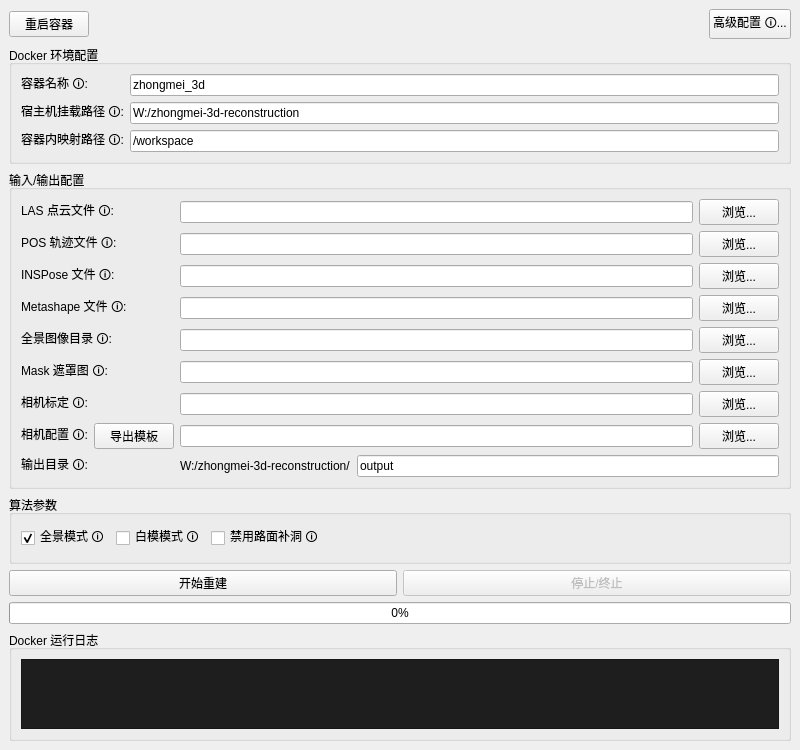
<?xml version="1.0" encoding="UTF-8"?>
<ui version="4.0">
 <class>MainWindow</class>
 <widget class="QMainWindow" name="MainWindow">
  <property name="geometry">
   <rect>
    <x>0</x>
    <y>0</y>
    <width>800</width>
    <height>600</height>
   </rect>
  </property>
  <property name="windowTitle">
   <string>中煤航测3D街道重建客户端</string>
  </property>
  <widget class="QWidget" name="centralwidget">
   <layout class="QVBoxLayout" name="verticalLayout">
    <item>
     <layout class="QHBoxLayout" name="horizontalLayoutTopConfig">
      <item>
       <widget class="QPushButton" name="btnRestartDocker">
        <property name="text">
         <string>重启容器</string>
        </property>
        <property name="toolTip">
         <string>重启后台 Docker 容器 (docker restart)</string>
        </property>
       </widget>
      </item>
      <item>
       <spacer name="horizontalSpacerTop">
        <property name="orientation">
         <enum>Qt::Horizontal</enum>
        </property>
        <property name="sizeHint" stdset="0">
         <size>
          <width>40</width>
          <height>20</height>
         </size>
        </property>
       </spacer>
      </item>
      <item>
       <widget class="QPushButton" name="btnConfig">
        <property name="text">
         <string>高级配置 🛈...</string>
        </property>
        <property name="toolTip">
         <string>修改 config.yaml 高级算法参数</string>
        </property>
       </widget>
      </item>
     </layout>
    </item>
    <item>
     <widget class="QGroupBox" name="groupBoxDocker">
      <property name="title">
       <string>Docker 环境配置</string>
      </property>
      <layout class="QGridLayout" name="gridLayoutDocker">
       <item row="0" column="0">
        <widget class="QLabel" name="labelContainerName">
         <property name="toolTip">
          <string>运行3D重建算法的Docker容器名称</string>
         </property>
         <property name="text">
          <string>容器名称 🛈:</string>
         </property>
        </widget>
       </item>
       <item row="0" column="1">
        <widget class="QLineEdit" name="lineEditContainerName">
         <property name="toolTip">
          <string>运行3D重建算法的Docker容器名称</string>
         </property>
         <property name="text">
          <string>zhongmei_3d</string>
         </property>
        </widget>
       </item>
       <item row="1" column="0">
        <widget class="QLabel" name="labelHostPath">
         <property name="toolTip">
          <string>宿主机上挂载到容器的物理路径根目录（如 W:/zhongmei-3d-reconstruction）。用于将 Windows 路径自动转换为容器内路径</string>
         </property>
         <property name="text">
          <string>宿主机挂载路径 🛈:</string>
         </property>
        </widget>
       </item>
       <item row="1" column="1">
        <widget class="QLineEdit" name="lineEditHostPath">
         <property name="toolTip">
          <string>宿主机上挂载到容器的物理路径根目录（如 W:/zhongmei-3d-reconstruction）。用于将 Windows 路径自动转换为容器内路径</string>
         </property>
         <property name="text">
          <string>W:/zhongmei-3d-reconstruction</string>
         </property>
        </widget>
       </item>
       <item row="2" column="0">
        <widget class="QLabel" name="labelContainerPath">
         <property name="toolTip">
          <string>Docker 容器内对应的挂载点路径（通常为 /workspace）</string>
         </property>
         <property name="text">
          <string>容器内映射路径 🛈:</string>
         </property>
        </widget>
       </item>
       <item row="2" column="1">
        <widget class="QLineEdit" name="lineEditContainerPath">
         <property name="toolTip">
          <string>Docker 容器内对应的挂载点路径（通常为 /workspace）</string>
         </property>
         <property name="text">
          <string>/workspace</string>
         </property>
        </widget>
       </item>
      </layout>
     </widget>
    </item>
    <item>
     <widget class="QGroupBox" name="groupBoxInput">
      <property name="title">
       <string>输入/输出配置</string>
      </property>
      <layout class="QGridLayout" name="gridLayout">
       <item row="0" column="0">
        <widget class="QLabel" name="labelLas">
         <property name="toolTip">
          <string>点云文件 .las，三维重建基础几何模型</string>
         </property>
         <property name="text">
          <string>LAS 点云文件 🛈:</string>
         </property>
        </widget>
       </item>
       <item row="0" column="1">
        <widget class="QLineEdit" name="lineEditLas">
         <property name="toolTip">
          <string>点云文件 .las，三维重建基础几何模型</string>
         </property>
        </widget>
       </item>
       <item row="0" column="2">
        <widget class="QPushButton" name="btnBrowseLas">
         <property name="text">
          <string>浏览...</string>
         </property>
        </widget>
       </item>
       <item row="1" column="0">
        <widget class="QLabel" name="labelPos">
         <property name="toolTip">
          <string>轨迹位姿文件 imgpost.txt (多目模式) 或 posl.txt (全景模式)</string>
         </property>
         <property name="text">
          <string>POS 轨迹文件 🛈:</string>
         </property>
        </widget>
       </item>
       <item row="1" column="1">
        <widget class="QLineEdit" name="lineEditPos">
         <property name="toolTip">
          <string>轨迹位姿文件 imgpost.txt (多目模式) 或 posl.txt (全景模式)</string>
         </property>
        </widget>
       </item>
       <item row="1" column="2">
        <widget class="QPushButton" name="btnBrowsePos">
         <property name="text">
          <string>浏览...</string>
         </property>
        </widget>
       </item>
       <item row="2" column="0">
        <widget class="QLabel" name="labelInspose">
         <property name="toolTip">
          <string>INSPose.dd 位姿数据文件的路径 (全景模式纹理贴图必填)</string>
         </property>
         <property name="text">
          <string>INSPose 文件 🛈:</string>
         </property>
        </widget>
       </item>
       <item row="2" column="1">
        <widget class="QLineEdit" name="lineEditInspose">
         <property name="toolTip">
          <string>INSPose.dd 位姿数据文件的路径 (全景模式纹理贴图必填)</string>
         </property>
        </widget>
       </item>
       <item row="2" column="2">
        <widget class="QPushButton" name="btnBrowseInspose">
         <property name="text">
          <string>浏览...</string>
         </property>
        </widget>
       </item>
       <item row="3" column="0">
        <widget class="QLabel" name="labelMetashape">
         <property name="toolTip">
          <string>Metashape.txt 相机位置文件的路径 (全景模式纹理贴图必填)</string>
         </property>
         <property name="text">
          <string>Metashape 文件 🛈:</string>
         </property>
        </widget>
       </item>
       <item row="3" column="1">
        <widget class="QLineEdit" name="lineEditMetashape">
         <property name="toolTip">
          <string>Metashape.txt 相机位置文件的路径 (全景模式纹理贴图必填)</string>
         </property>
        </widget>
       </item>
       <item row="3" column="2">
        <widget class="QPushButton" name="btnBrowseMetashape">
         <property name="text">
          <string>浏览...</string>
         </property>
        </widget>
       </item>
       <item row="4" column="0">
        <widget class="QLabel" name="labelImageDir">
         <property name="toolTip">
          <string>存放全景图像的目录路径 (全景模式纹理贴图必填)</string>
         </property>
         <property name="text">
          <string>全景图像目录 🛈:</string>
         </property>
        </widget>
       </item>
       <item row="4" column="1">
        <widget class="QLineEdit" name="lineEditImageDir">
         <property name="toolTip">
          <string>存放全景图像的目录路径 (全景模式纹理贴图必填)</string>
         </property>
        </widget>
       </item>
       <item row="4" column="2">
        <widget class="QPushButton" name="btnBrowseImageDir">
         <property name="text">
          <string>浏览...</string>
         </property>
        </widget>
       </item>
       <item row="5" column="0">
        <widget class="QLabel" name="labelMask">
         <property name="toolTip">
          <string>mask.png 底部遮罩图的路径 (全景模式可选)</string>
         </property>
         <property name="text">
          <string>Mask 遮罩图 🛈:</string>
         </property>
        </widget>
       </item>
       <item row="5" column="1">
        <widget class="QLineEdit" name="lineEditMask">
         <property name="toolTip">
          <string>mask.png 底部遮罩图的路径 (全景模式可选)</string>
         </property>
        </widget>
       </item>
       <item row="5" column="2">
        <widget class="QPushButton" name="btnBrowseMask">
         <property name="text">
          <string>浏览...</string>
         </property>
        </widget>
       </item>
       <item row="6" column="0">
        <widget class="QLabel" name="labelIni">
         <property name="toolTip">
          <string>相机标定文件 .ini，读取多目相机的内参及杆臂外参 (仅多目模式需提供)</string>
         </property>
         <property name="text">
          <string>相机标定 🛈:</string>
         </property>
        </widget>
       </item>
       <item row="6" column="1">
        <widget class="QLineEdit" name="lineEditIni">
         <property name="toolTip">
          <string>相机标定文件 .ini，读取多目相机的内参及杆臂外参 (仅多目模式需提供)</string>
         </property>
        </widget>
       </item>
       <item row="6" column="2">
        <widget class="QPushButton" name="btnBrowseIni">
         <property name="text">
          <string>浏览...</string>
         </property>
        </widget>
       </item>
       <item row="7" column="0">
        <layout class="QHBoxLayout" name="horizontalLayoutConfig">
         <item>
          <widget class="QLabel" name="labelConfig">
           <property name="toolTip">
            <string>相机配置 JSON 文件 .json，绑定各相机的图像目录与位姿记录 (仅多目模式需提供)。
点击右侧【导出模板】按钮可生成一份标准的配置文件及字段说明。</string>
           </property>
           <property name="text">
            <string>相机配置 🛈:</string>
           </property>
          </widget>
         </item>
         <item>
          <widget class="QPushButton" name="btnExportConfigTemplate">
           <property name="toolTip">
            <string>导出相机配置的示例模板 JSON 文件</string>
           </property>
           <property name="text">
            <string>导出模板</string>
           </property>
          </widget>
         </item>
        </layout>
       </item>
       <item row="7" column="1">
        <widget class="QLineEdit" name="lineEditConfig">
           <property name="toolTip">
            <string>相机配置 JSON 文件 .json，绑定各相机的图像目录与位姿记录 (仅多目模式需提供)。
点击左侧【导出模板】按钮可生成一份标准的配置文件及字段说明。</string>
           </property>
        </widget>
       </item>
       <item row="7" column="2">
        <widget class="QPushButton" name="btnBrowseConfig">
         <property name="text">
          <string>浏览...</string>
         </property>
        </widget>
       </item>
       <item row="8" column="0">
        <widget class="QLabel" name="labelOut">
         <property name="toolTip">
          <string>基于宿主机挂载路径的相对输出子目录。实际将保存在: 挂载目录/输出子目录 下</string>
         </property>
         <property name="text">
          <string>输出目录 🛈:</string>
         </property>
        </widget>
       </item>
       <item row="8" column="1" colspan="2">
        <layout class="QHBoxLayout" name="horizontalLayoutOut">
         <item>
          <widget class="QLabel" name="labelOutBase">
           <property name="text">
            <string>W:/zhongmei-3d-reconstruction/</string>
           </property>
          </widget>
         </item>
         <item>
          <widget class="QLineEdit" name="lineEditOut">
           <property name="toolTip">
            <string>基于宿主机挂载路径的相对输出子目录。例如输入 output/test，实际将保存在 宿主机挂载路径/output/test 下</string>
           </property>
           <property name="text">
            <string>output</string>
           </property>
           <property name="placeholderText">
            <string>例如: output/task1 (将自动建在挂载目录下)</string>
           </property>
          </widget>
         </item>
        </layout>
       </item>
      </layout>
     </widget>
    </item>
    <item>
     <widget class="QGroupBox" name="groupBoxOptions">
      <property name="title">
       <string>算法参数</string>
      </property>
      <layout class="QHBoxLayout" name="horizontalLayout">
       <item>
        <widget class="QCheckBox" name="chkPan">
         <property name="toolTip">
          <string>核心模式开关。勾选为全景模式，不勾选开启多目定向相机模式</string>
         </property>
         <property name="text">
          <string>全景模式 🛈</string>
         </property>
         <property name="checked">
          <bool>true</bool>
         </property>
        </widget>
       </item>
       <item>
        <widget class="QCheckBox" name="chkWhiteModel">
         <property name="toolTip">
          <string>白模模式，跳过纹理贴图步骤</string>
         </property>
         <property name="text">
          <string>白模模式 🛈</string>
         </property>
        </widget>
       </item>
       <item>
        <widget class="QCheckBox" name="chkDisableFill">
         <property name="toolTip">
          <string>（可选）关闭点云填补与裂缝修复。当源点云存在大量贴地噪声时建议勾选，防止生成“伪路面”导致纹理错乱</string>
         </property>
         <property name="text">
          <string>禁用路面补洞 🛈</string>
         </property>
        </widget>
       </item>
       <item>
        <spacer name="horizontalSpacer">
         <property name="orientation">
          <enum>Qt::Horizontal</enum>
         </property>
         <property name="sizeHint" stdset="0">
          <size>
           <width>40</width>
           <height>20</height>
          </size>
         </property>
        </spacer>
       </item>
      </layout>
     </widget>
    </item>
    <item>
     <layout class="QHBoxLayout" name="horizontalLayout_2">
      <item>
       <widget class="QPushButton" name="btnStart">
        <property name="text">
         <string>开始重建</string>
        </property>
       </widget>
      </item>
      <item>
       <widget class="QPushButton" name="btnStop">
        <property name="text">
         <string>停止/终止</string>
        </property>
        <property name="enabled">
         <bool>false</bool>
        </property>
       </widget>
      </item>
     </layout>
    </item>
    <item>
     <widget class="QProgressBar" name="progressBar">
      <property name="value">
       <number>0</number>
      </property>
      <property name="textVisible">
       <bool>true</bool>
      </property>
      <property name="alignment">
       <set>Qt::AlignCenter</set>
      </property>
     </widget>
    </item>
    <item>
     <widget class="QGroupBox" name="groupBoxLog">
      <property name="title">
       <string>Docker 运行日志</string>
      </property>
      <layout class="QVBoxLayout" name="verticalLayoutLog">
       <item>
        <widget class="QTextEdit" name="textEditLog">
         <property name="readOnly">
          <bool>true</bool>
         </property>
         <property name="font">
          <font>
           <family>Consolas</family>
           <pointsize>9</pointsize>
          </font>
         </property>
         <property name="styleSheet">
          <string>QTextEdit { background-color: #1E1E1E; color: #D4D4D4; }</string>
         </property>
        </widget>
       </item>
      </layout>
     </widget>
    </item>
   </layout>
  </widget>
 </widget>
 <resources/>
 <connections/>
</ui>
